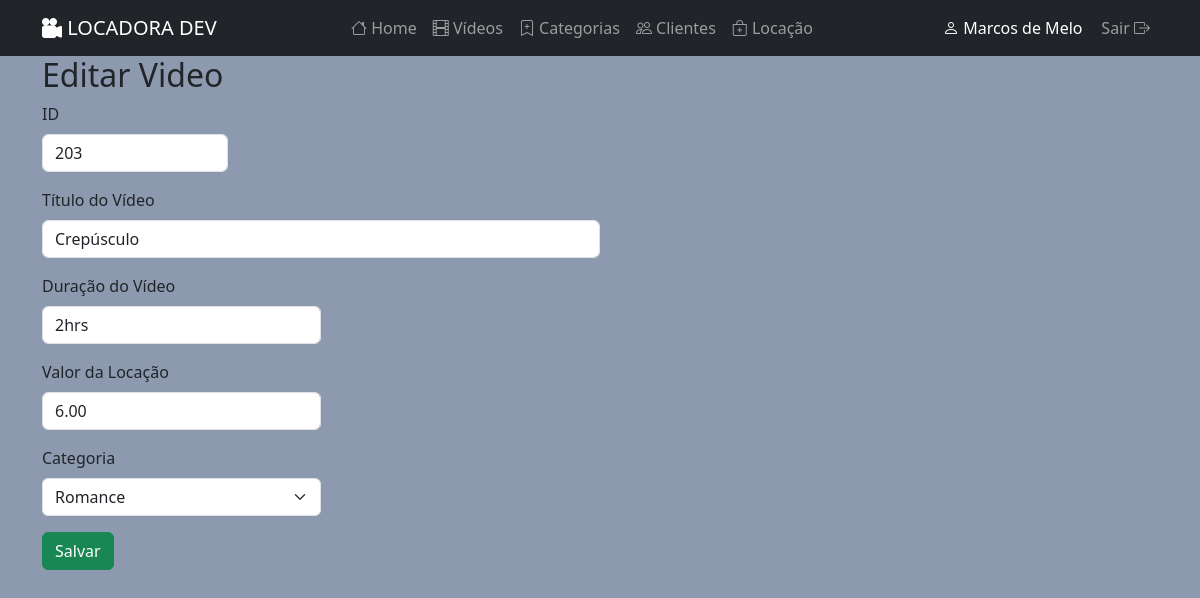
Page /index.php?menu=editar-videos&idFilme=203 (signed in) on the committed database.
### tables this page shows
CREATE TABLE `tbfilmes` (
  `idFilme` int NOT NULL AUTO_INCREMENT,
  `tituloFilme` varchar(100) NOT NULL,
  `duracaoFilme` varchar(10) NOT NULL,
  `valorLocacao` decimal(10,2) NOT NULL,
  `idCategoria` int NOT NULL,
  `statusFilme` int NOT NULL DEFAULT '0',
  PRIMARY KEY (`idFilme`)
);

CREATE TABLE `tbcategorias` (
  `idCategoria` int NOT NULL AUTO_INCREMENT,
  `nomeCategoria` varchar(100) NOT NULL,
  PRIMARY KEY (`idCategoria`)
);

### editar-videos.php (the view, shortened to what this page needs)
<?php
$idFilme = $_GET["idFilme"];
$sql = "SELECT * FROM tbfilmes WHERE idFilme = '{$idFilme}'";
$rs = mysqli_query($conexao, $sql)
    or die("Erro ao realizar a consulta. Erro: " . mysqli_error($conexao));
$dados = mysqli_fetch_assoc($rs);
?>
<div class="container">
    <h2>Editar Video</h2>
    <form action="index.php?menu=atualizar-videos" method="post">
        <div class="mb-3 col-2">
            <label class="form-label" for="idFilme">ID</label>
            <input class="form-control" type="text" name="idFilme" id="idFilme" value="<?= $dados['idFilme'] ?>" readonly required>
        </div>
        <div class="mb-3 col-6">
            <label class="form-label" for="tituloFilme">Título do Vídeo</label>
            <input class="form-control" type="text" name="tituloFilme" id="tituloFilme" value="<?= $dados['tituloFilme'] ?>" required>
        </div>
        <div class="mb-3 col-3">
            <label class="form-label" for="duracaoFilme">Duração do Vídeo</label>
            <input class="form-control" type="text" name="duracaoFilme" id="duracaoFilme" value="<?= $dados['duracaoFilme'] ?>" required>
        </div>
        <div class="mb-3 col-3">
            <label class="form-label" for="valorLocacao">Valor da Locação</label>
            <input class="form-control" type="text" name="valorLocacao" id="valorLocacao" value="<?= $dados['valorLocacao'] ?>" required>
        </div>
        <div class="mb-3 col-3">
            <label class="form-label" for="idCategoria">Categoria</label>
            <select class="form-select" name="idCategoria" id="idCategoria" required>
                <?php
                $sql = "SELECT * FROM tbcategorias order by nomeCategoria ASC";
                $rs = mysqli_query($conexao, $sql);
                while ($dados2 = mysqli_fetch_assoc($rs)) {
                ?>
                    <option <?php echo ($dados["idCategoria"] == $dados2["idCategoria"]) ? "selected" : "" ?> value="<?= $dados2["idCategoria"] ?>">
                        <?= $dados2["nomeCategoria"] ?>
                    </option>
                <?php
                }
                ?>
            </select>
        </div>
        <div class="mb-3">
            <button class="btn btn-success" type="submit">Salvar</button>
        </div>
    </form>
</div>

### rows in the picture
tbfilmes: idFilme "203", tituloFilme "Crepúsculo", duracaoFilme "2hrs", valorLocacao "6.00", idCategoria "Romance"

### other values in the picture
$nomeUser "Marcos de Melo"
